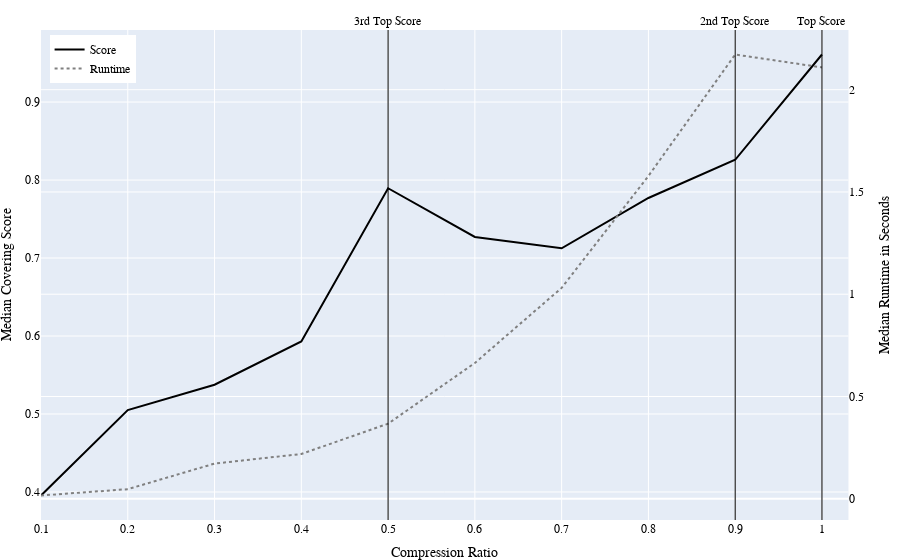

Notebook source saved alongside this figure:
### Code cell
plot_clasp_per_compression(grouped_tssb_median, title='', y_title_pre='Median', filepath="results/figures/median_scores_runtimes_per_CR_TSSB.svg")

### Figure 1 — Plotly figure (JSON) as saved in the notebook; plotly's stock layout.template omitted (floating-point values rounded to 4 significant figures)
{"data": [{"line": {"color": "black", "width": 2}, "mode": "lines", "name": "Score", "type": "scatter", "x": [0.1, 0.2, 0.3, 0.4, 0.5, 0.6, 0.7, 0.8, 0.9, 1], "xaxis": "x", "y": [0.3955, 0.505, 0.5375, 0.593, 0.7895, 0.727, 0.7125, 0.777, 0.826, 0.961], "yaxis": "y"}, {"line": {"color": "grey", "dash": "dot", "width": 2}, "mode": "lines", "name": "Runtime", "type": "scatter", "x": [0.1, 0.2, 0.3, 0.4, 0.5, 0.6, 0.7, 0.8, 0.9, 1], "xaxis": "x", "y": [0.016, 0.047, 0.172, 0.219, 0.367, 0.664, 1.031, 1.578, 2.172, 2.109], "yaxis": "y2"}], "layout": {"annotations": [{"showarrow": false, "text": "Top Score", "x": 1, "xanchor": "center", "xref": "x", "y": 1, "yanchor": "bottom", "yref": "y domain"}, {"showarrow": false, "text": "2nd Top Score", "x": 0.9, "xanchor": "center", "xref": "x", "y": 1, "yanchor": "bottom", "yref": "y domain"}, {"showarrow": false, "text": "3rd Top Score", "x": 0.5, "xanchor": "center", "xref": "x", "y": 1, "yanchor": "bottom", "yref": "y domain"}], "autosize": true, "font": {"color": "black", "family": "Arial", "size": 12}, "legend": {"x": 0.01, "xanchor": "left", "y": 0.99, "yanchor": "top"}, "margin": {"b": 0, "l": 0, "r": 0, "t": 30}, "shapes": [{"line": {"color": "black", "width": 1}, "type": "line", "x0": 1, "x1": 1, "xref": "x", "y0": 0, "y1": 1, "yref": "y domain"}, {"line": {"color": "black", "width": 1}, "type": "line", "x0": 0.9, "x1": 0.9, "xref": "x", "y0": 0, "y1": 1, "yref": "y domain"}, {"line": {"color": "black", "width": 1}, "type": "line", "x0": 0.5, "x1": 0.5, "xref": "x", "y0": 0, "y1": 1, "yref": "y domain"}], "title": {"text": ""}, "xaxis": {"anchor": "y", "autorange": true, "domain": [0, 0.94], "range": [0.1, 1.027], "title": {"text": "Compression Ratio"}, "type": "linear"}, "yaxis": {"anchor": "x", "autorange": true, "domain": [0, 1], "range": [0.3641, 0.9924], "title": {"text": "Median Covering Score"}, "type": "linear"}, "yaxis2": {"anchor": "x", "autorange": true, "overlaying": "y", "range": [-0.1038, 2.292], "side": "right", "title": {"text": "Median Runtime in Seconds"}, "type": "linear"}}}
